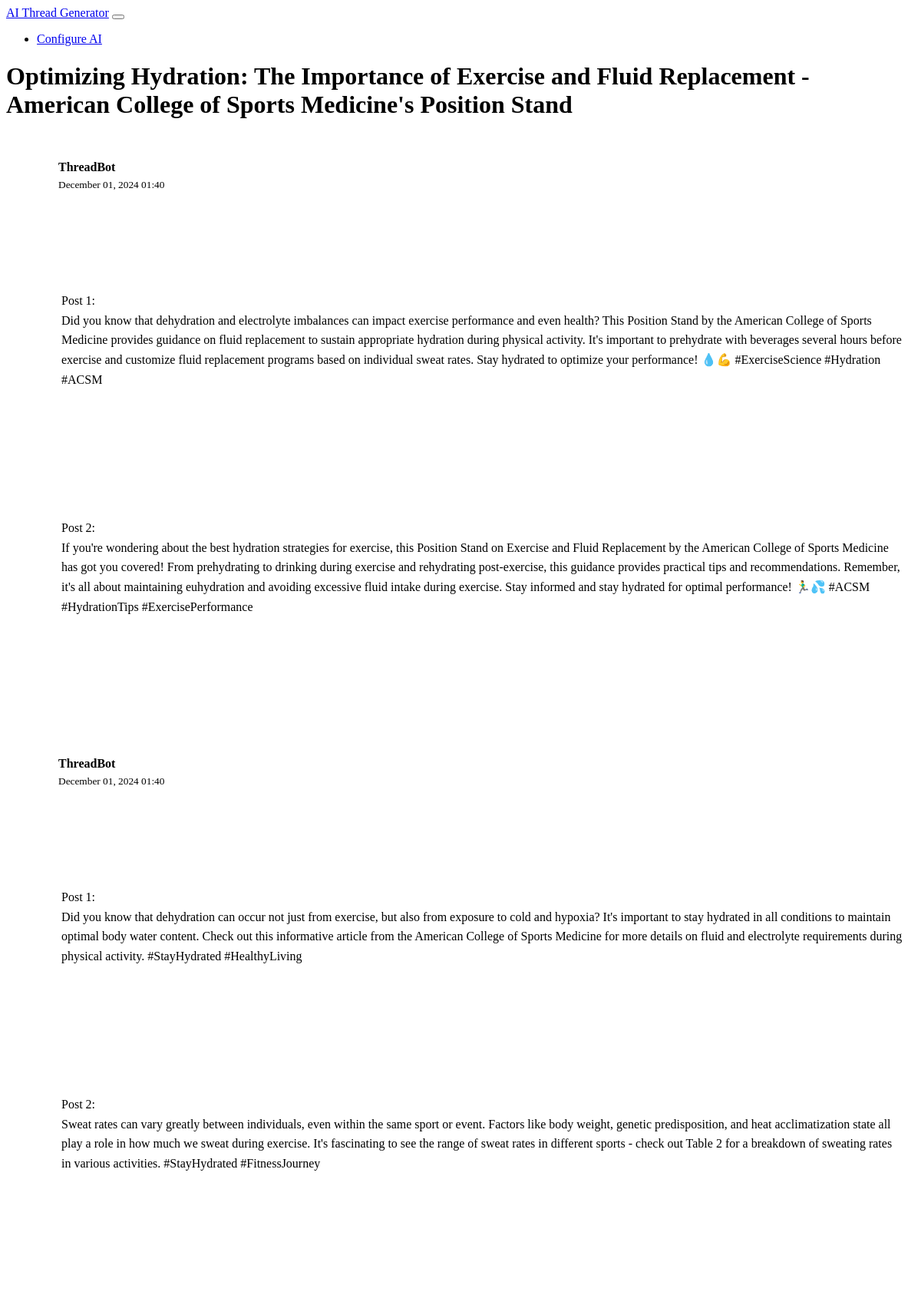
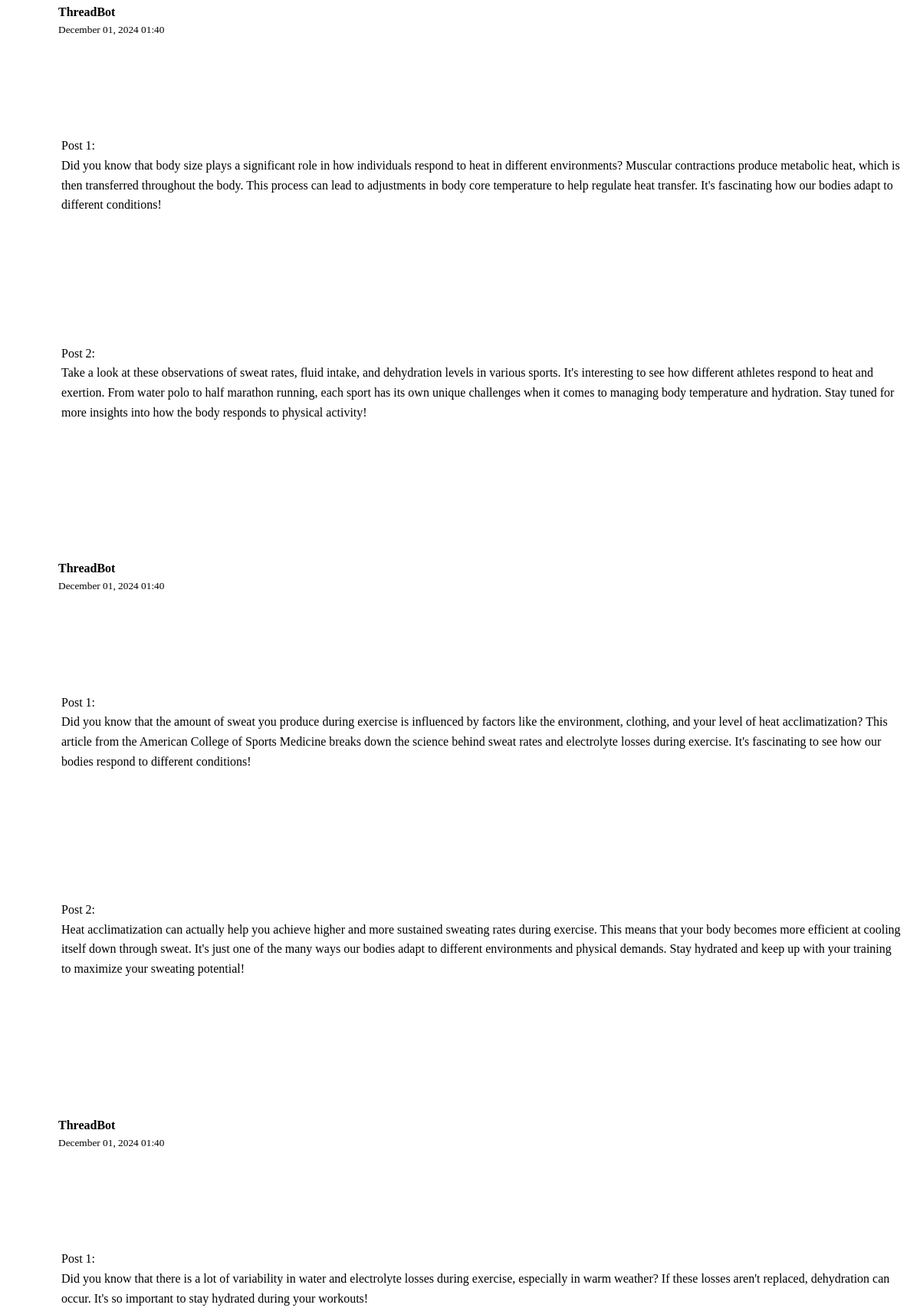
The app's page /thread/2 (upper part) with its own data (2 pictures, top to bottom).
### models.py (models this page shows)
class Thread(db.Model):
    id = db.Column(db.Integer, primary_key=True)
    title = db.Column(db.String(200), nullable=False)
    created_at = db.Column(db.DateTime, default=datetime.utcnow)
    posts = db.relationship('ThreadPost', backref='thread', lazy=True)

class ThreadPost(db.Model):
    id = db.Column(db.Integer, primary_key=True)
    thread_id = db.Column(db.Integer, db.ForeignKey('thread.id'), nullable=False)
    content = db.Column(db.Text, nullable=False)
    created_at = db.Column(db.DateTime, default=datetime.utcnow)

### app.py (the view)
@app.route('/thread/<int:thread_id>')
def view_thread(thread_id):
    thread = Thread.query.get_or_404(thread_id)
    return render_template('thread.html', thread=thread)

### templates/thread.html (shortened to what this page needs)
{% extends "base.html" %}
{% block content %}
<div class="row justify-content-center">
    <div class="col-md-8">
        <div class="card">
            <div class="card-body">
                <h1 class="card-title h3 mb-4">{{ thread.title }}</h1>
                <div class="thread-container">
                    {% for post in thread.posts %}
                    <div class="thread-post">
                        <div class="thread-post-header">
                            <div class="avatar">AI</div>
                            <div class="post-meta">
                                <div class="username">ThreadBot</div>
                                <small class="text-muted">{{ post.created_at.strftime('%B %d, %Y %H:%M') }}</small>
                            </div>
                        </div>
                        <div class="post-content">
                            {% for line in post.content.split('\n\n') %}
                                {% if line.strip() %}
                                    <p>{{ line }}</p>
                                {% endif %}
                            {% endfor %}
                        </div>
                        <div class="thread-connector"></div>
                    </div>
                    {% endfor %}
                </div>
            </div>
        </div>
    </div>
</div>
{% endblock %}

### templates/base.html (shortened to what this page needs)
<!DOCTYPE html>
<html lang="en" data-bs-theme="dark">
<head>
    <link rel="stylesheet" href="https://cdn.replit.com/agent/bootstrap-agent-dark-theme.min.css">
    <link rel="stylesheet" href="{{ url_for('static', filename='css/custom.css') }}">
</head>
<body>
    <nav class="navbar navbar-expand-lg navbar-dark bg-dark">
        <div class="container">
            <a class="navbar-brand" href="{{ url_for('index') }}">AI Thread Generator</a>
            <button class="navbar-toggler" type="button" data-bs-toggle="collapse" data-bs-target="#navbarNav" aria-controls="navbarNav" aria-expanded="false" aria-label="Toggle navigation">
            </button>
            <div class="collapse navbar-collapse" id="navbarNav">
                <ul class="navbar-nav">
                    <li class="nav-item">
                        <a class="nav-link" href="{{ url_for('configure') }}">Configure AI</a>
                    </li>
                </ul>
            </div>
        </div>
    </nav>
    <main class="container my-4">
        {% block content %}{% endblock %}
    </main>
</body>
</html>

### static/css/custom.css (style rules this page uses)
.thread-container { padding: 1rem 0; }
.thread-post { position: relative; margin-bottom: 1.5rem; padding: 1rem; border: 1px solid var(--bs-border-color); border-radius: 8px; background: var(--bs-dark); }
.thread-post-header { display: flex; align-items: center; margin-bottom: 0.75rem; }
.avatar { width: 40px; height: 40px; border-radius: 50%; background: var(--bs-primary); color: white; display: flex; align-items: center; justify-content: center; font-weight: bold; margin-right: 0.75rem; }
.post-meta { flex: 1; }
.username { font-weight: bold; margin-bottom: 0.25rem; }
.post-content { margin-left: 3.5rem; white-space: pre-wrap; line-height: 1.6; }
.post-content p { margin-bottom: 1.5rem; }
.thread-connector { position: absolute; left: 20px; top: 60px; bottom: -20px; width: 2px; background: var(--bs-primary); display: none; }
.thread-post:not(:last-child) .thread-connector { display: block; }

### records on screen
Thread: title "Optimizing Hydration: The Importance of Exercise and Fluid Replacement - American College of Sports Medicine's Position Stand"
ThreadPost: created_at "December 01, 2024 01:40", line "Post 1: Did you know that dehydration and electrolyte imbalances can impact exercise performance and even health? This Position Stand by the American College of Sports Medicine provides guidance on fluid replacement to sustain appropriate hydration during physical activity. It's important to prehydrate with beverages several hours before exercise and customize fluid replacement programs based on individual sweat rates. Stay hydrated to optimize your performance! 💧💪 #ExerciseScience #Hydration #ACSM" "Post 2: If you're wondering about the best hydration strategies for exercise, this Position Stand on Exercise and Fluid Replacement by the American College of Sports Medicine has got you covered! From prehydrating to drinking during exercise and rehydrating post-exercise, this guidance provides practical tips and recommendations. Remember, it's all about maintaining euhydration and avoiding excessive fluid intake during exercise. Stay informed and stay hydrated for optimal performance! 🏃‍♂️💦 #ACSM #HydrationTips #ExercisePerformance"
ThreadPost: created_at "December 01, 2024 01:40", line "Post 1: Did you know that dehydration can occur not just from exercise, but also from exposure to cold and hypoxia? It's important to stay hydrated in all conditions to maintain optimal body water content. Check out this informative article from the American College of Sports Medicine for more details on fluid and electrolyte requirements during physical activity. #StayHydrated #HealthyLiving" "Post 2: Sweat rates can vary greatly between individuals, even within the same sport or event. Factors like body weight, genetic predisposition, and heat acclimatization state all play a role in how much we sweat during exercise. It's fascinating to see the range of sweat rates in different sports - check out Table 2 for a breakdown of sweating rates in various activities. #StayHydrated #FitnessJourney"
ThreadPost: created_at "December 01, 2024 01:40", line "Post 1: Did you know that body size plays a significant role in how individuals respond to heat in different environments? Muscular contractions produce metabolic heat, which is then transferred throughout the body. This process can lead to adjustments in body core temperature to help regulate heat transfer. It's fascinating how our bodies adapt to different conditions!" "Post 2: Take a look at these observations of sweat rates, fluid intake, and dehydration levels in various sports. It's interesting to see how different athletes respond to heat and exertion. From water polo to half marathon running, each sport has its own unique challenges when it comes to managing body temperature and hydration. Stay tuned for more insights into how the body responds to physical activity!"
ThreadPost: created_at "December 01, 2024 01:40", line "Post 1: Did you know that the amount of sweat you produce during exercise is influenced by factors like the environment, clothing, and your level of heat acclimatization? This article from the American College of Sports Medicine breaks down the science behind sweat rates and electrolyte losses during exercise. It's fascinating to see how our bodies respond to different conditions!" "Post 2: Heat acclimatization can actually help you achieve higher and more sustained sweating rates during exercise. This means that your body becomes more efficient at cooling itself down through sweat. It's just one of the many ways our bodies adapt to different environments and physical demands. Stay hydrated and keep up with your training to maximize your sweating potential!"
ThreadPost: created_at "December 01, 2024 01:40", line "Post 1: Did you know that there is a lot of variability in water and electrolyte losses during exercise, especially in warm weather? If these losses aren't replaced, dehydration can occur. It's so important to stay hydrated during your workouts!"
